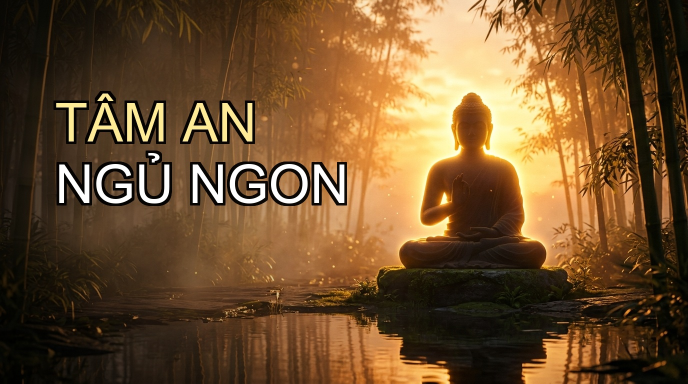
#> input picture Thumbnail_TamAn_NguNgon.jpg, 1376 x 768 px, given in place of bg_bai4_432hz_1789147577569.jpg, which was not available (shown at 1/2 size)
$ python create_thumb_bai4.py
#> lines starting #> are read from the running program, lines starting #| are printed output that depends on the picture; pictures that were not available may be replaced by others from this repository, and a replacement may not be noted
import os
from PIL import Image, ImageDraw, ImageFont

bg_path = "/Users/abc/.gemini/antigravity/brain/5cc44281-930c-4493-be5b-fc6b34ea201d/bg_bai4_432hz_1789147577569.jpg"
out_path = "/Users/abc/Documents/KenhYTB/nhacthien_long/Thumbnail_Bai4_432Hz_TamAn.jpg"
font_path = "/Library/Fonts/Arial Unicode.ttf"

img = Image.open(bg_path).convert("RGBA")
W, H = img.size
#> W = 1376; H = 768

# Subtle dark gradient on left
gradient = Image.new("RGBA", (W, H), (0, 0, 0, 0))
#> gradient: PIL image 1376x768 RGBA; every value is 0
draw_grad = ImageDraw.Draw(gradient)
for x in range(int(W * 0.52)):
    alpha = int(130 * (1 - x / (W * 0.52)))
    draw_grad.line([(x, 0), (x, H)], fill=(0, 0, 0, alpha))

img = Image.alpha_composite(img, gradient)
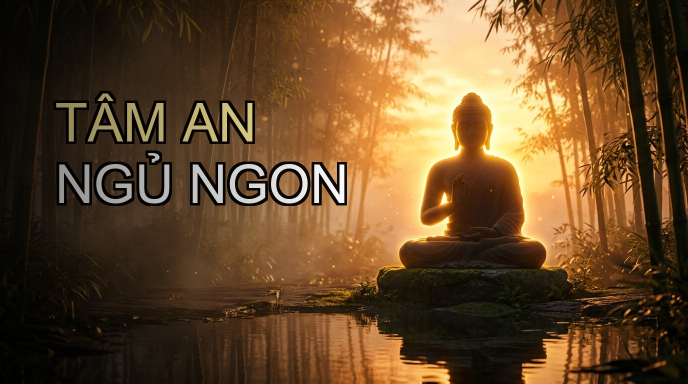
#> img: PIL image 1376x768 RGBA (shown at 1/2 size); mean R, G, B, A 102.1, 73.3, 41.6, 255

text_layer = Image.new("RGBA", (W, H), (0, 0, 0, 0))
draw = ImageDraw.Draw(text_layer)

font_main = ImageFont.truetype(font_path, int(H * 0.13))
font_badge = ImageFont.truetype(font_path, int(H * 0.08))

text1 = "TÂM AN"
text2 = "PHỤC HỒI"
badge = "432Hz CHỮA LÀNH"

x = int(W * 0.08)
#> x = 110
y1 = int(H * 0.18)
#> y1 = 138
y2 = y1 + int(H * 0.13 * 1.15)
#> y2 = 252
y_badge = y2 + int(H * 0.13 * 1.25)
#> y_badge = 376

def draw_styled(draw_c, pos, text, font, fill, shadow=(0, 0, 0, 240)):
#> called with pos = (110, 138), text = 'TÂM AN', fill = (255, 240, 160, 255), shadow = (0, 0, 0, 240)
    px, py = pos
    for dx in range(-4, 5):
        for dy in range(-4, 5):
            if dx != 0 or dy != 0:
                draw_c.text((px + dx, py + dy), text, font=font, fill=shadow)
    draw_c.text((px, py), text, font=font, fill=fill)

# TÂM AN (Vàng hoàng kim dịu mắt)
draw_styled(draw, (x, y1), text1, font_main, (255, 240, 160, 255))
# PHỤC HỒI (Trắng tinh khôi)
draw_styled(draw, (x, y2), text2, font_main, (255, 255, 255, 255))

# 432Hz Badge Box
bbox = draw.textbbox((0, 0), badge, font=font_badge)
#> bbox = (0, 0, 584, 58)
bw = bbox[2] - bbox[0]
#> bw = 584
bh = bbox[3] - bbox[1]
#> bh = 58
draw.rounded_rectangle([x - 15, y_badge - 10, x + bw + 20, y_badge + bh + 15], radius=12, fill=(180, 130, 20, 220), outline=(255, 240, 180, 255), width=3)
draw.text((x, y_badge), badge, font=font_badge, fill=(255, 255, 255, 255))

final_img = Image.alpha_composite(img, text_layer).convert("RGB")
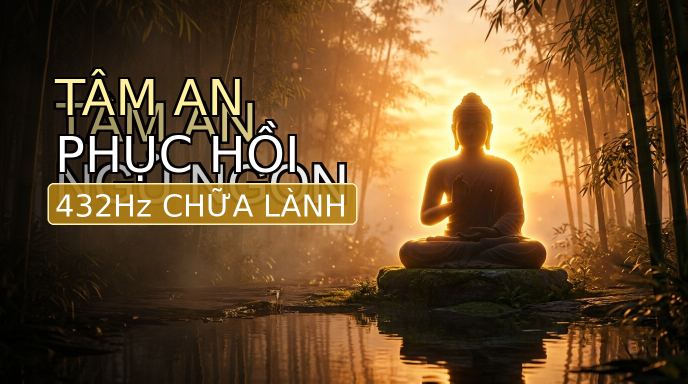
#> final_img: PIL image 1376x768 RGB (shown at 1/2 size); mean R, G, B 108.1, 79, 44.4
final_img.save(out_path, "JPEG", quality=95)
print("Saved custom thumbnail to:", out_path)

$ run again, on Thumbnail_Thien_Dao_Nguoc_50Phut.jpg
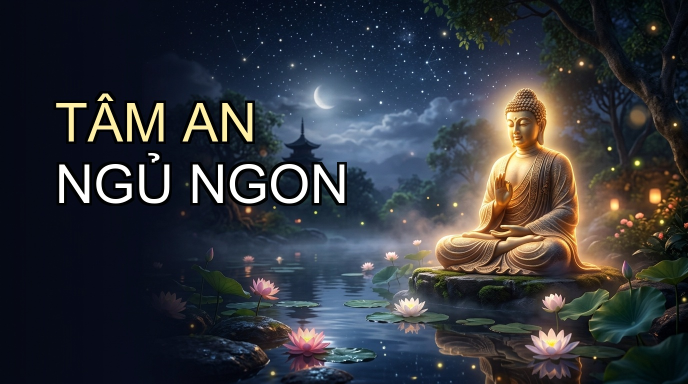
#> input picture Thumbnail_Thien_Dao_Nguoc_50Phut.jpg, 1376 x 768 px, given in place of bg_bai4_432hz_1789147577569.jpg, which was not available (shown at 1/2 size)
#> gradient: PIL image 1376x768 RGBA; every value is 0
#> `img = Image.alpha_composite(img, gradient)`:
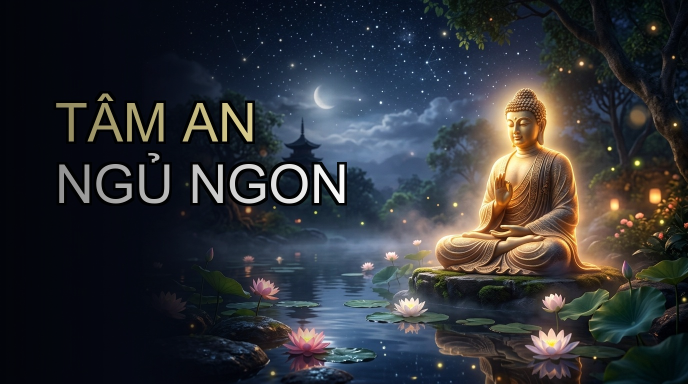
#> img: PIL image 1376x768 RGBA (shown at 1/2 size); mean R, G, B, A 48.5, 50.7, 55.3, 255
#> bbox = (0, 0, 584, 58)
#> bw = 584
#> bh = 58
#> `final_img = Image.alpha_composite(img, text_layer).convert("RGB")`:
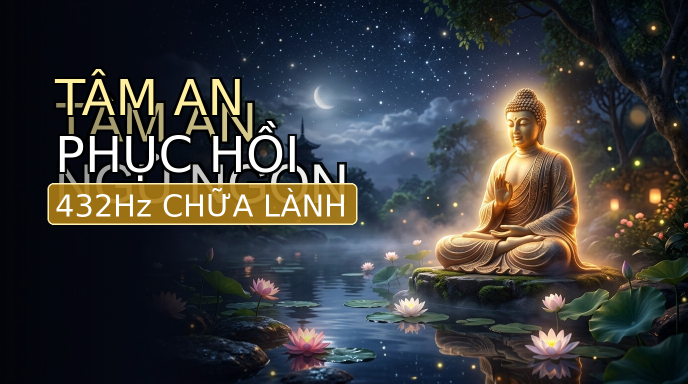
#> final_img: PIL image 1376x768 RGB (shown at 1/2 size); mean R, G, B 58.9, 59, 58.6

$ run again, on tinhlangtrituebai3.jpg
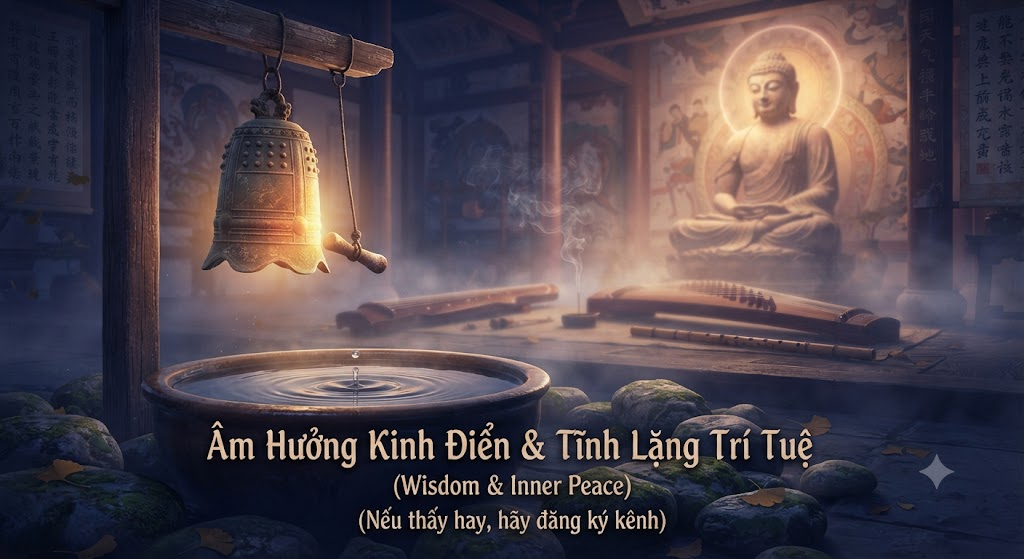
#> input picture tinhlangtrituebai3.jpg, 1024 x 559 px, given in place of bg_bai4_432hz_1789147577569.jpg, which was not available
#> gradient: PIL image 1024x559 RGBA; every value is 0
#> `img = Image.alpha_composite(img, gradient)`:
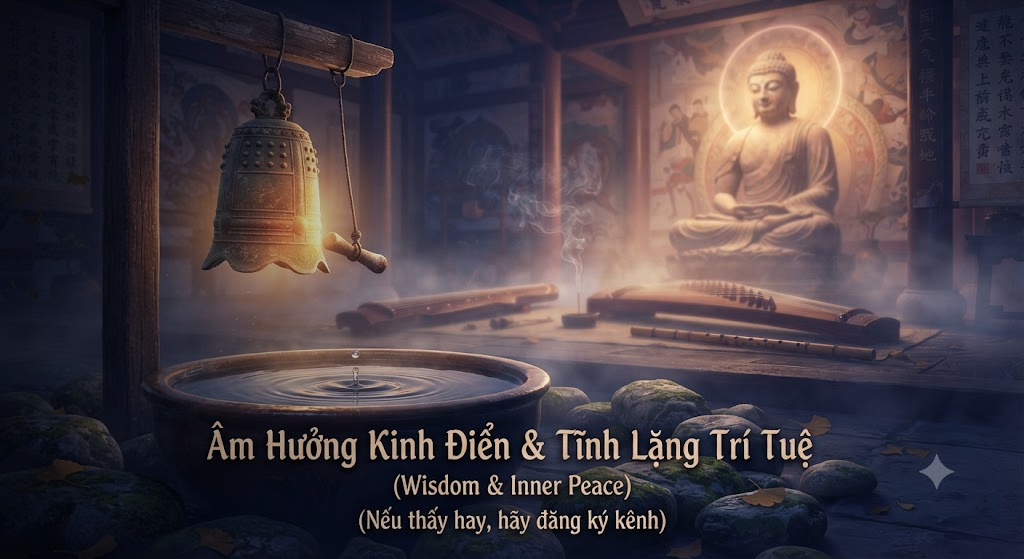
#> img: PIL image 1024x559 RGBA; mean R, G, B, A 70.1, 60.4, 67.7, 255
#> bbox = (0, 0, 421, 41)
#> bw = 421
#> bh = 41
#> `final_img = Image.alpha_composite(img, text_layer).convert("RGB")`:
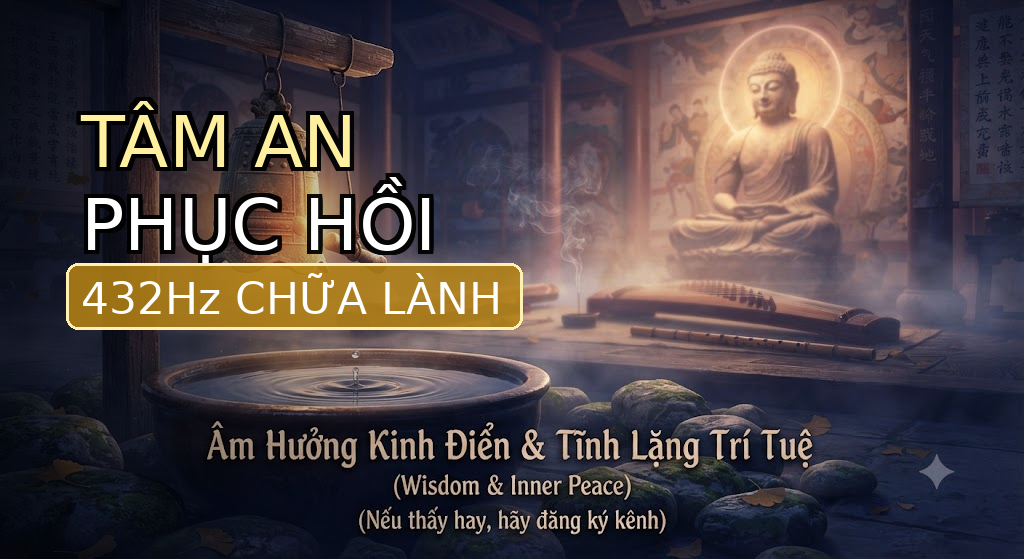
#> final_img: PIL image 1024x559 RGB; mean R, G, B 76.6, 66.3, 68.4
